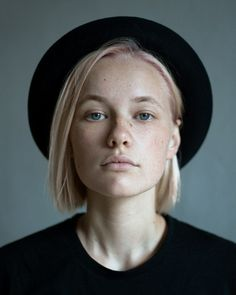
#> input picture OpenCV/ff.jpg, 236 x 295 px, found by its file name
$ python FaceEyeDetection.py
#> lines starting #> are read from the running program, lines starting #| are printed output that depends on the picture; after the words box and inside, x2 and y2 are one past the last pixel; in counts of white or black regions, pixels touching at a corner belong together
import cv2 as cv

image = cv.imread("C:/Users/Yayoi/Documents/Flask/OpenCV/ff.jpg")
#> image is the input picture: shape (295, 236, 3); mean B, G, R 82.5, 82.6, 78.4

casc_class = "C:/Users/Yayoi/Documents/Flask/OpenCV/haarcascade_face.xml"
face_cascade = cv.CascadeClassifier(casc_class)

eye_class = "C:/Users/Yayoi/Documents/Flask/OpenCV/haarcascade_eye.xml"
eye_cascade = cv.CascadeClassifier(eye_class)

smile_class = "C:/Users/Yayoi/Documents/Flask/OpenCV/haarcascade_smile.xml"
smile_cascade = cv.CascadeClassifier(smile_class)

gray = cv.cvtColor(image, cv.COLOR_BGR2GRAY)
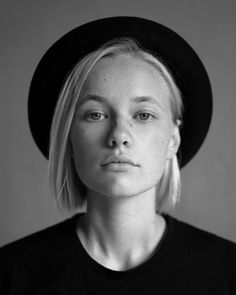
#> gray: shape (295, 236); min 0, max 240, mean 81.3

faces = face_cascade.detectMultiScale(
    gray,
    scaleFactor=1.2,
    minNeighbors=5,
    minSize=(30,30),
    flags = cv.CASCADE_SCALE_IMAGE
)
#> faces = [[54, 61, 136, 136]]
for (x,y,w,h) in faces:
    cv.rectangle(image, (x,y), (x+w, y+h),(255,255,255),2)

    eyes = eye_cascade.detectMultiScale(
        gray,
        scaleFactor = 1.3,
        minNeighbors = 2,
        flags = cv.CASCADE_SCALE_IMAGE
    )

    for (ex,ey,ew,eh) in eyes:
        cv.rectangle(image, (ex,ey), (ex+ew, ey+eh),(255,0,0),1)
#> this loop made 1 pass
#> (x, y, w, h, eyes) on pass 1: (54, 61, 136, 136, [[125, 98, 33, 33], [81, 101, 30, 30]])
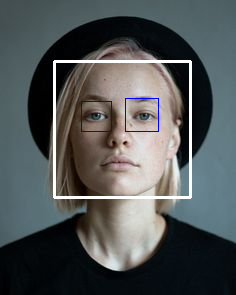
#> image: shape (295, 236, 3); 2.7% of pixels changed, all inside (x1, y1, x2, y2) = (53, 60, 192, 199)

print("Found ", len(eyes), " eyes")
#| Found  2  eyes
cv.imshow("Faces and Eyes: ", image)
cv.waitKey(0)

$ run again, with OpenCV/spice2.jpg copied over OpenCV/ff.jpg
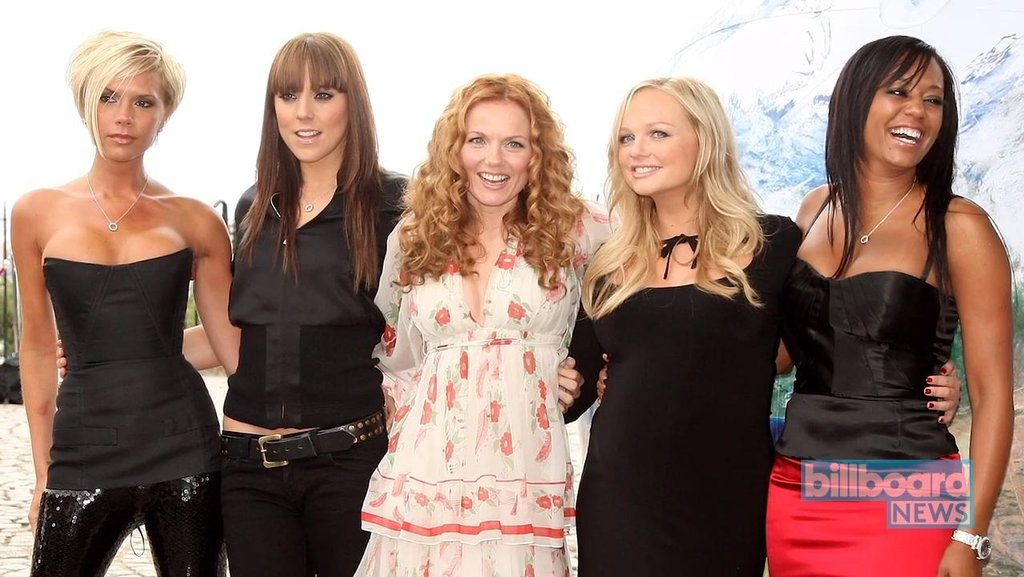
#> input picture OpenCV/spice2.jpg, 1024 x 577 px, found by its file name
#> image is the input picture: shape (577, 1024, 3); mean B, G, R 118.5, 127.5, 153
#> `gray = cv.cvtColor(image, cv.COLOR_BGR2GRAY)`:
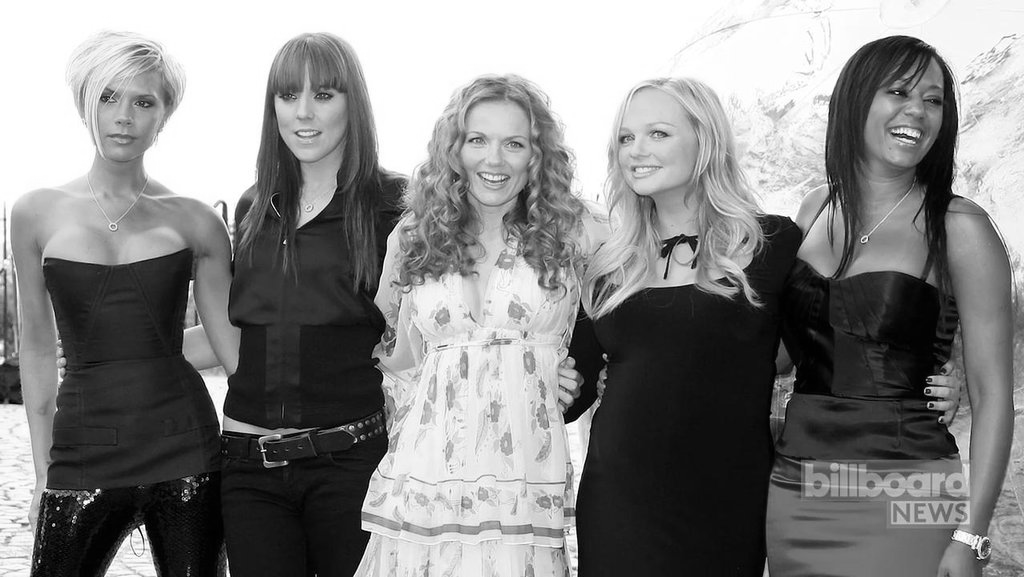
#> gray: shape (577, 1024); min 0, max 255, mean 134.1
#> faces = [[81, 67, 89, 89], [259, 59, 96, 96], [599, 102, 87, 87], [451, 108, 90, 90]]
#> the loop `for (x,y,w,h) in faces:` made 4 passes
#> after the loop `for (x,y,w,h) in faces:`:
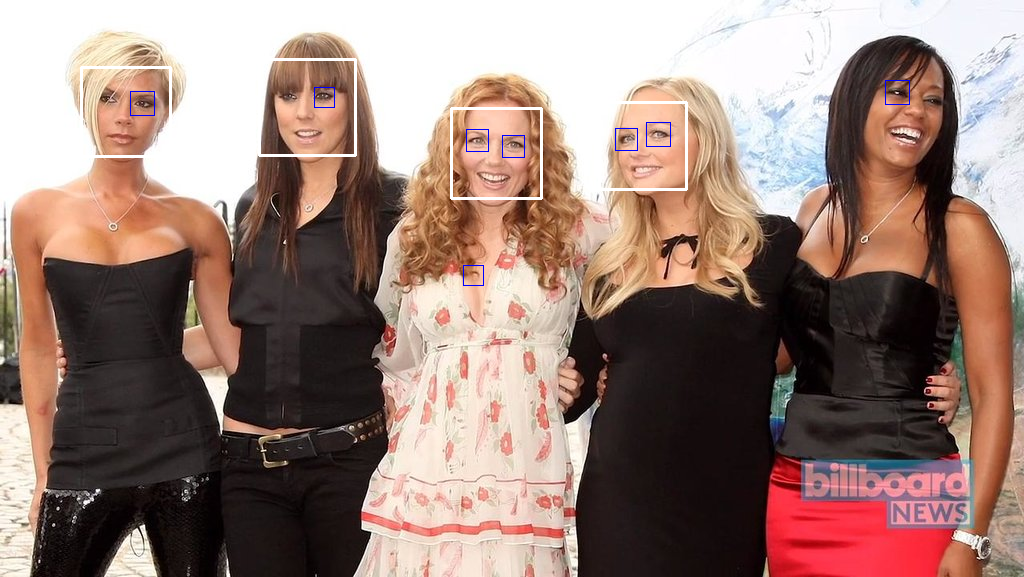
#> image: shape (577, 1024, 3); 0.8% of pixels changed, all inside (x1, y1, x2, y2) = (80, 58, 910, 286)
#| Found  8  eyes
